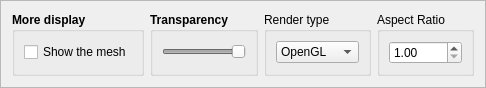
              <widget class="QFrame" name="frame_4">
               <property name="minimumSize">
                <size>
                 <width>0</width>
                 <height>0</height>
                </size>
               </property>
               <property name="maximumSize">
                <size>
                 <width>16777215</width>
                 <height>80</height>
                </size>
               </property>
               <property name="frameShape">
                <enum>QFrame::StyledPanel</enum>
               </property>
               <property name="frameShadow">
                <enum>QFrame::Raised</enum>
               </property>
               <layout class="QHBoxLayout" name="horizontalLayout_9">
                <item>
                 <widget class="QGroupBox" name="groupBox_13">
                  <property name="sizePolicy">
                   <sizepolicy hsizetype="Fixed" vsizetype="Preferred">
                    <horstretch>0</horstretch>
                    <verstretch>0</verstretch>
                   </sizepolicy>
                  </property>
                  <property name="font">
                   <font>
                    <weight>75</weight>
                    <bold>true</bold>
                   </font>
                  </property>
                  <property name="title">
                   <string>More display</string>
                  </property>
                  <layout class="QGridLayout" name="gridLayout_9">
                   <property name="topMargin">
                    <number>2</number>
                   </property>
                   <property name="bottomMargin">
                    <number>2</number>
                   </property>
                   <item row="0" column="0" colspan="2">
                    <widget class="QCheckBox" name="checkBox_showmesh">
                     <property name="sizePolicy">
                      <sizepolicy hsizetype="Preferred" vsizetype="Fixed">
                       <horstretch>0</horstretch>
                       <verstretch>0</verstretch>
                      </sizepolicy>
                     </property>
                     <property name="font">
                      <font>
                       <weight>50</weight>
                       <bold>false</bold>
                      </font>
                     </property>
                     <property name="text">
                      <string>Show the mesh</string>
                     </property>
                    </widget>
                   </item>
                  </layout>
                 </widget>
                </item>
                <item>
                 <widget class="QGroupBox" name="groupBox_5">
                  <property name="sizePolicy">
                   <sizepolicy hsizetype="Expanding" vsizetype="Preferred">
                    <horstretch>0</horstretch>
                    <verstretch>0</verstretch>
                   </sizepolicy>
                  </property>
                  <property name="minimumSize">
                   <size>
                    <width>0</width>
                    <height>0</height>
                   </size>
                  </property>
                  <property name="maximumSize">
                   <size>
                    <width>16777215</width>
                    <height>16777215</height>
                   </size>
                  </property>
                  <property name="font">
                   <font>
                    <weight>75</weight>
                    <bold>true</bold>
                   </font>
                  </property>
                  <property name="title">
                   <string>Transparency</string>
                  </property>
                  <layout class="QVBoxLayout" name="verticalLayout_5">
                   <property name="sizeConstraint">
                    <enum>QLayout::SetDefaultConstraint</enum>
                   </property>
                   <property name="topMargin">
                    <number>2</number>
                   </property>
                   <property name="bottomMargin">
                    <number>2</number>
                   </property>
                   <item>
                    <widget class="QSlider" name="horizontalSlider_transp">
                     <property name="enabled">
                      <bool>false</bool>
                     </property>
                     <property name="sizePolicy">
                      <sizepolicy hsizetype="Expanding" vsizetype="Fixed">
                       <horstretch>0</horstretch>
                       <verstretch>0</verstretch>
                      </sizepolicy>
                     </property>
                     <property name="minimumSize">
                      <size>
                       <width>0</width>
                       <height>20</height>
                      </size>
                     </property>
                     <property name="maximum">
                      <number>100</number>
                     </property>
                     <property name="value">
                      <number>100</number>
                     </property>
                     <property name="orientation">
                      <enum>Qt::Horizontal</enum>
                     </property>
                    </widget>
                   </item>
                  </layout>
                 </widget>
                </item>
                <item>
                 <widget class="QGroupBox" name="groupBox_2">
                  <property name="title">
                   <string>Render type</string>
                  </property>
                  <layout class="QVBoxLayout" name="verticalLayout">
                   <item>
                    <widget class="QComboBox" name="comboBox_rendertype">
                     <property name="toolTip">
                      <string>Need to restart Qgis to take effect</string>
                     </property>
                     <item>
                      <property name="text">
                       <string>OpenGL</string>
                      </property>
                     </item>
                     <item>
                      <property name="text">
                       <string>Matplotlib</string>
                      </property>
                     </item>
                    </widget>
                   </item>
                  </layout>
                 </widget>
                </item>
                <item>
                 <widget class="QGroupBox" name="groupBox_3">
                  <property name="sizePolicy">
                   <sizepolicy hsizetype="Fixed" vsizetype="Preferred">
                    <horstretch>0</horstretch>
                    <verstretch>0</verstretch>
                   </sizepolicy>
                  </property>
                  <property name="maximumSize">
                   <size>
                    <width>100</width>
                    <height>16777215</height>
                   </size>
                  </property>
                  <property name="title">
                   <string>Aspect Ratio</string>
                  </property>
                  <layout class="QHBoxLayout" name="horizontalLayout_5">
                   <item>
                    <widget class="QDoubleSpinBox" name="doubleSpinBox_aspectratio">
                     <property name="minimum">
                      <double>1.000000000000000</double>
                     </property>
                     <property name="maximum">
                      <double>5.000000000000000</double>
                     </property>
                     <property name="singleStep">
                      <double>0.500000000000000</double>
                     </property>
                     <property name="value">
                      <double>1.000000000000000</double>
                     </property>
                    </widget>
                   </item>
                  </layout>
                 </widget>
                </item>
               </layout>
              </widget>
